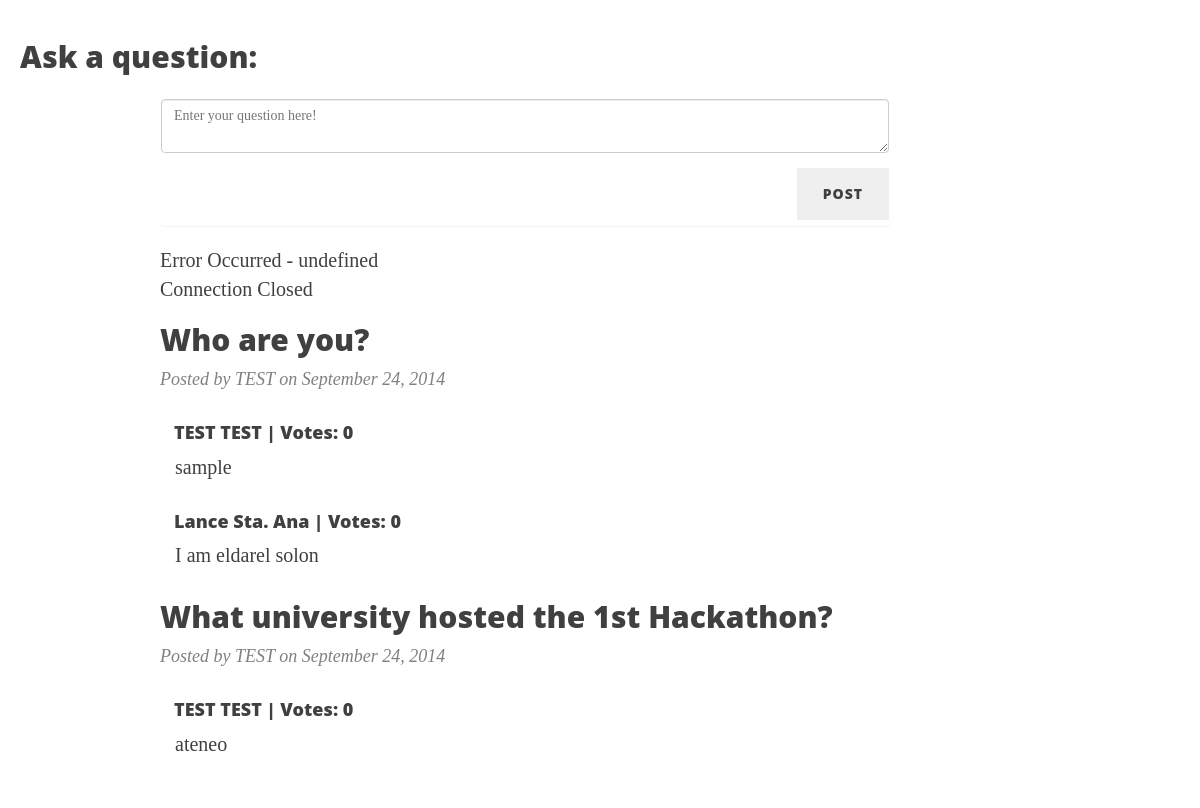
The app's page /questions.php (signed in) with its own data.
### tables this page shows
CREATE TABLE IF NOT EXISTS `questions` (
  `FN_QUESTION_ID` int(200) NOT NULL AUTO_INCREMENT,
  `FN_USER_ID` int(200) NOT NULL,
  `FN_ANSWER_ID` int(200) DEFAULT NULL,
  `FC_QUESTION` longtext NOT NULL,
  `FC_QUESTION_TYPE` varchar(200) NOT NULL,
  `FD_QUESTION_DATE_POSTED` timestamp NOT NULL DEFAULT CURRENT_TIMESTAMP,
  PRIMARY KEY (`FN_QUESTION_ID`)
);

CREATE TABLE IF NOT EXISTS `users` (
  `FN_USER_ID` int(200) NOT NULL AUTO_INCREMENT,
  `FC_USER_FIRSTNAME` varchar(200) NOT NULL,
  `FC_USER_LASTNAME` varchar(200) NOT NULL,
  `FC_USER_EMAIL` varchar(200) NOT NULL,
  `FC_USER_PASSWORD` varchar(200) NOT NULL,
  `FC_USER_SCHOOL` varchar(200) NOT NULL,
  `FC_USER_CONTACT_NUMBER` varchar(200) NOT NULL,
  `FC_USER_STATUS` tinyint(1) NOT NULL,
  PRIMARY KEY (`FN_USER_ID`)
);

CREATE TABLE IF NOT EXISTS `answers` (
  `FN_ANSWER_ID` int(200) NOT NULL AUTO_INCREMENT,
  `FN_USER_ID` int(200) NOT NULL,
  `FN_QUESTION_ID` int(200) NOT NULL,
  `FC_ANSWER` longtext NOT NULL,
  `FN_VOTES_UP` int(200) NOT NULL DEFAULT '0',
  `FN_VOTES_DOWN` int(200) NOT NULL DEFAULT '0',
  PRIMARY KEY (`FN_ANSWER_ID`)
);

### Model/model.database.php (called while the page is built, shortened)
<?php
class Database {
	public static $zpv_conn;
	public static function getRow_v2($queryStatement, $conditions = array()) {
		try {
			$tableResults = Database::$zpv_conn->prepare("SELECT * FROM $queryStatement");
			$tableResults->setFetchMode(PDO::FETCH_ASSOC);
			$tableResults->execute($conditions);
			$result = $tableResults->fetchAll();
			return (count($result) > 0)
			? $result
			:false;
		}
		catch (Exception $e){
			return false;
		}
	}
}

### questions.php (the view, shortened to what this page needs)
<?php
		require'model/model.database.php';
	$TD_questions = Database::getRow_v2('questions INNER JOIN users ON questions.FN_USER_ID = users.FN_USER_ID ORDER BY FN_QUESTION_ID DESC');
?>
<!DOCTYPE html>
<html>
<head>
<link href="Bootstrap/css/bootstrap.min.css" rel="stylesheet">
<link href="Bootstrap/css/styles.css" rel="stylesheet">
<link href ="./Bootstrap/css/styles.css" rel="stylesheet">
<link href ="./Bootstrap/css/font-awesome.min.css" rel="stylesheet">
<link href ="./Bootstrap/css/clean-blog.css" rel="stylesheet">
</head>
<body>
  <div id="page-content-wrapper">
  <h2> Ask a question:</h2>
            <div class="container-fluid">
						<div class="container">
						<div class="col-lg-8 col-lg-offset-1 col-md-10 col-md-offset-1">
                <div class="post-preview">
				<div class="panel">
	<div class="">
	  <div class="form-group">
		<textarea class="form-control"  name="message" id="message" placeholder="Enter your question here!" maxlength="80"></textarea>
	  </div>
	 <button class="btn pull-right" id="send-btn">Post</button>
	 <br/>
	 <br/>
	</div>
</div>
				<div class="message_box" id="message_box">
                  </div>
				  <?php if($TD_questions):
						foreach($TD_questions as $col):?>
                        <h2 class="post-title">
                            <?=$col['FC_QUESTION'];?>
                        </h2>
						<p class="post-meta">Posted by <?=$col['FC_USER_FIRSTNAME'];?> on September 24, 2014</p>
						<?php
							$user_ques  = array(
								'uid' => $_SESSION['USER_ID'],
								'qid' => $col['FN_QUESTION_ID']
							);
						if(!Database::getRow_v2('answers WHERE FN_USER_ID = :uid AND FN_QUESTION_ID = :qid', $user_ques)):?>
						<button class="btn btn-success" onclick="myFunction()" id="answer-btn">Answer</button>
							<script>
						function myFunction(){
						document.getElementById("popupinput").style.visibility = "visible";
						document.getElementById("answer-btn").style.visibility = "hidden";
						}
						function cancel(){
						document.getElementById("popupinput").style.visibility = "hidden";
						}
						function changetogreen(){
						    document.getElementById("thumbsup").style.color = "green";
						}
						function changetoblack(){
						    document.getElementById("thumbsup").style.color = "black";
						    document.getElementById("thumbsdown").style.color = "black";
						}
						function changetored(){
						    document.getElementById("thumbsdown").style.color = "red";
						}
					</script>
					<div id="popupinput" class="new-post pad-bottom" data-bind="visible: signedIn">
					<form method="post" data-bind="submit: writePost">
						<div class="form-group">
							<label for="message">Write answer:</label>
							<input type="hidden" name="in_uid" value="<?=$_SESSION['USER_ID'];?>"/>
							<input type="hidden" name="in_qid" value="<?=$col['FN_QUESTION_ID'];?>"/>
							<textarea class="form-control" name="ans" id="ans" placeholder="Type your answer"></textarea>
						</div>
						<input type="submit" name="submit_answer_button" id="answer_btn"  class="btn btn-default" value="Submit"/>
						<button  class="btn btn-default" onclick="cancel()">Cancel</button>
					</form>
					</div>
						<hr>
						<?php else:?>
							<?php
								$user_ans  = array(
								'qid' => $col['FN_QUESTION_ID']
							);
							$TD_answers = Database::getRow_v2('answers INNER JOIN users ON answers.FN_USER_ID = users.FN_USER_ID WHERE FN_QUESTION_ID = :qid', $user_ans);
							if($TD_answers):
							foreach($TD_answers as $row): $ansid = $row['FN_ANSWER_ID'];?>
							<p> <h4> &nbsp;&nbsp;&nbsp;<?=$row['FC_USER_FIRSTNAME'] . " " . $row['FC_USER_LASTNAME'];?> | Votes: 0
							</h4>&nbsp;&nbsp;&nbsp;<?=$row['FC_ANSWER'];?></p>
						<?php endforeach; endif; endif;?>
					<?php endforeach; endif;?>
                </div>
						</div>
					</div>
				</div>
			</div>
</body>
</html>

### records on screen
questions: FC_QUESTION "Who are you?", FN_USER_ID.FC_USER_FIRSTNAME "TEST"
answers: FN_USER_ID.FC_USER_FIRSTNAME "TEST", FN_USER_ID.FC_USER_LASTNAME "TEST", FC_ANSWER "sample"
answers: FN_USER_ID.FC_USER_FIRSTNAME "Lance", FN_USER_ID.FC_USER_LASTNAME "Sta. Ana", FC_ANSWER "I am eldarel solon"
questions: FC_QUESTION "What university hosted the 1st Hackathon?", FN_USER_ID.FC_USER_FIRSTNAME "TEST"
answers: FN_USER_ID.FC_USER_FIRSTNAME "TEST", FN_USER_ID.FC_USER_LASTNAME "TEST", FC_ANSWER "ateneo"
